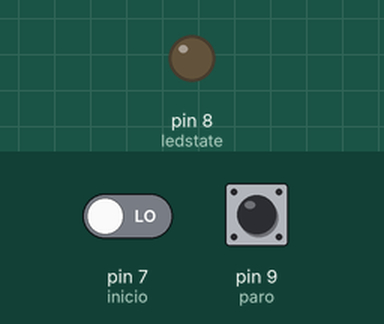
Bench run of a sketch on a simulated Arduino Uno, built with avr-gcc and run on an emulated ATmega328P. Shown: output pins drawn as LEDs (lit = HIGH). Dashed ring = blinking. The inputs (shaded band) are chosen by the test bench; at power-on: pin 7 (inicio) LOW, pin 9 (paro) LOW. What the sketch prints to the serial monitor is not drawn.

Above: at 1.2 s.
1.3 s: pin 7 (inicio) driven HIGH
At 1.8 s:
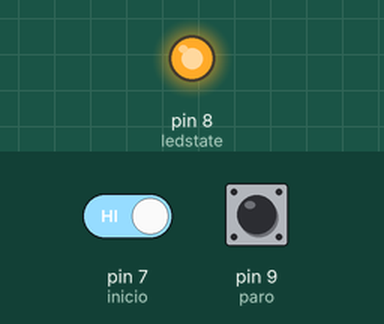
2.9 s: pin 9 (paro) driven HIGH
At 3.29 s:
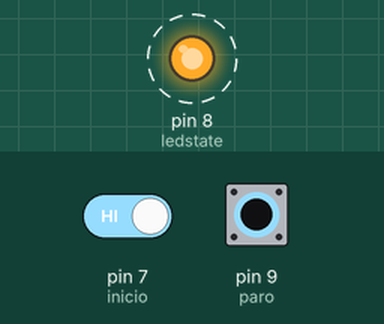
5.9 s: pin 9 (paro) driven LOW
At 6.7 s:
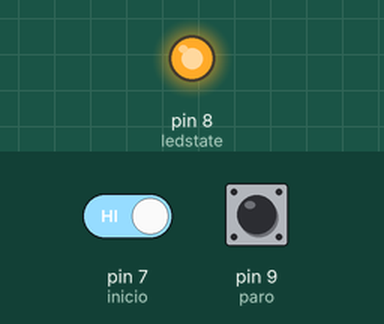
7.5 s: pin 9 (paro) pulsed HIGH 2 times (0.12 s each, 0.3 s apart)
At 7.87 s:
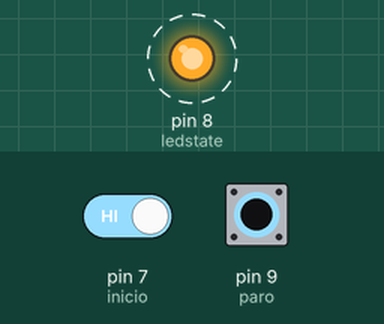
11.1 s: pin 7 (inicio) driven LOW and pin 9 (paro) driven HIGH
At 12.6 s:
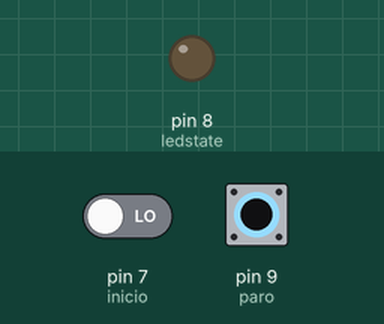
13.0 s: pin 7 (inicio) driven HIGH
At 13.54 s:
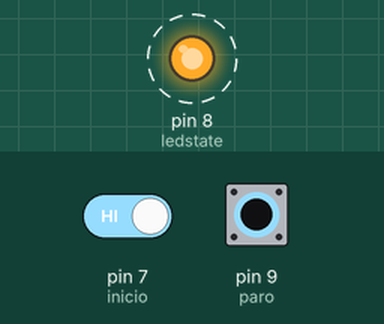
Timing chart, 0 to 17.0 s (numbered marks = the images above; inputs shaded):
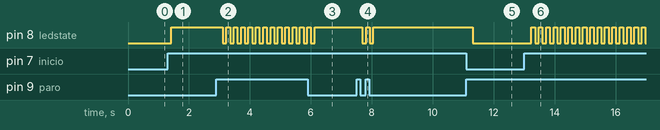

Measured:
- after the input at 1.3 s, pin 8 (ledstate): LOW → HIGH after 0.12 s
- after the input at 2.9 s, pin 8 (ledstate): alternates HIGH for 0.12 s and LOW for 0.12 s, starting after 0.21 s
- after the input at 5.9 s, pin 8 (ledstate): goes on until 6.1 s, then stays HIGH
- after the input at 7.5 s, pin 8 (ledstate): alternates HIGH for 0.12 s and LOW for 0.12 s, 4 changes in all, then stays HIGH, starting after 0.19 s
- after the input at 11.1 s, pin 8 (ledstate): HIGH → LOW after 0.21 s
- after the input at 13.0 s, pin 8 (ledstate): alternates HIGH for 0.12 s and LOW for 0.12 s, starting after 0.24 s

The sketch:

TFM_ARDUINO2.ino
```cpp
#include "ArduinoJson.h" //Generador de Json para C++, el asistente se puede encontrar aca https://arduinojson.org/v5/assistant/
// INICIO Y PARO
int inicio = 7;
int paro = 9;
int ledstate = 8;


//Variables para Arduino JSON Generator/Parser
const size_t bufferSize = JSON_OBJECT_SIZE(2);
DynamicJsonBuffer Buffersalida(bufferSize);
JsonObject& datosalidajson = Buffersalida.createObject();
unsigned long tiempoinicio = 0;
char z, d;
int flag = 0;
char serialequipo2 = 0;
String datospuertoserial = "";
bool haycadena = false;
bool iniciocadena = false, fincadena = false;
void setup() {
  Serial.begin(115200);
  pinMode(ledstate, OUTPUT);
  pinMode(inicio, INPUT);
  pinMode(paro, INPUT);
  //Serial.print(1); //Indica que es el segundo dispositivo del puerto serial
}
void loop() {
  while (Serial.available() > 0) { //Siempre leo los datos del Serial
    haycadena = true;
    d = Serial.read();
    //Verifico que me lleguen las llaves { y } antes de procesar el objeto
    if (d == '{') {
      datospuertoserial = "";
      iniciocadena = true;
    }
    if (iniciocadena) {
      datospuertoserial.concat(d);
    }
    if (d == '}') {
      fincadena = true;
      break;
    }
  }
  if (iniciocadena && fincadena) {
    iniciocadena = false, fincadena = false;
    DynamicJsonBuffer Bufferentrada(bufferSize);
    JsonObject& datojson  = Bufferentrada.parseObject(datospuertoserial);
    if (datojson.success()) {
      for (auto kv : datojson) {
        if (String(kv.key).compareTo("led") == 0) {
          if (kv.value.as<bool>() == true) {
            digitalWrite(ledstate, HIGH);
           // Serial.print("L1");
          } else {
            digitalWrite(ledstate, LOW);
           // Serial.print("L0");
          }
        }
      }
    }
    else {
      Serial.print(datospuertoserial);
    }
    datospuertoserial = "";
  }
  if (digitalRead(inicio) == HIGH) {
    flag = 1;
    delay(120);


    if (flag != 0) {
      // datosalidajson["e2"]=1;
      datosalidajson["led"] = true;
      datosalidajson.printTo(Serial);
      digitalWrite(ledstate, HIGH);
      flag = 0;
    }
  }
  if (digitalRead(paro) == HIGH) {
    flag = 1;
    delay(120);
    if (flag != 0) {
      datosalidajson["led"] = false;
      datosalidajson.printTo(Serial);
      digitalWrite(ledstate, LOW);
      flag = 0;
    }
  }

}
```
